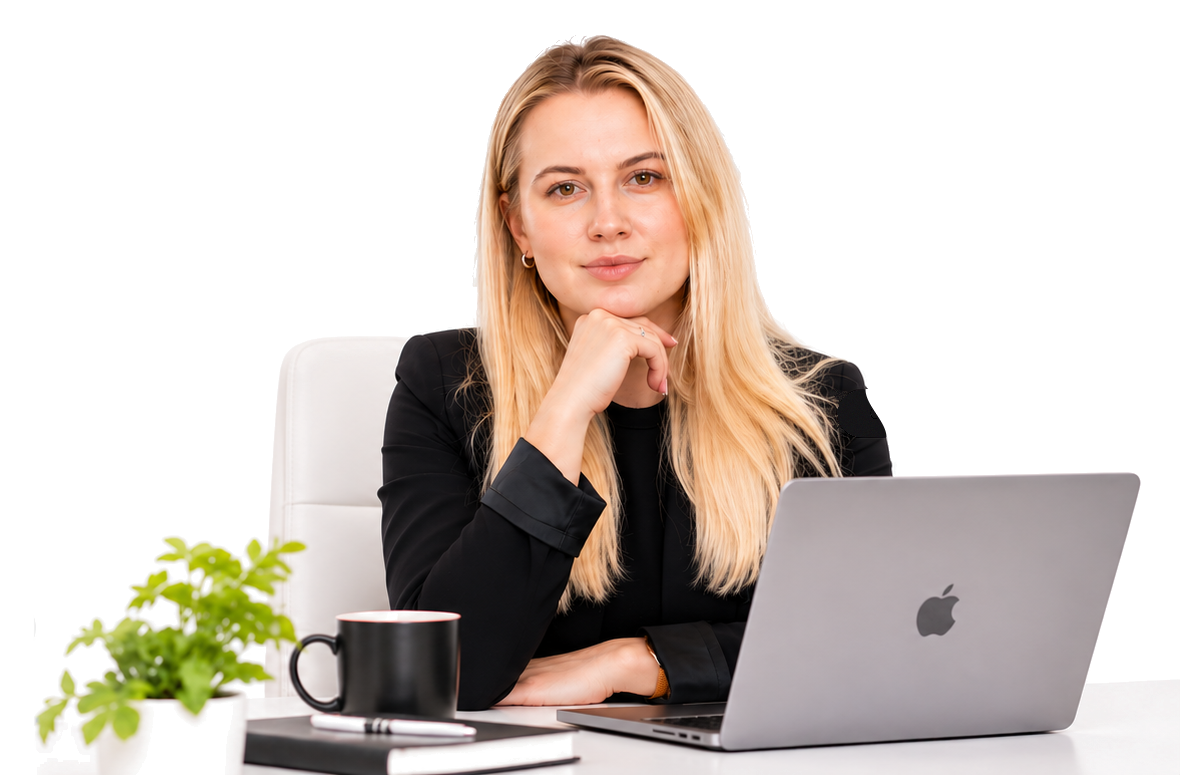
#> input picture design-source/hero-desk.png, 1180 x 775 px
$ python clean_desk.py ../hero-desk.png out.png
#> lines starting #> are read from the running program, lines starting #| are printed output that depends on the picture
"""Clean the approved desk/laptop mockup into a transparent hero photo."""
import sys
import numpy as np, cv2
from PIL import Image

SRC = sys.argv[1]  # e.g. 'Creative Solutions Portfolio Homepage.png'
OUT = sys.argv[2]  # output dir
im = np.array(Image.open(SRC).convert('RGB'))
H, W = im.shape[:2]
#> H = 775; W = 1180
B = np.array([252, 250, 250], np.float32)

def dist_map(a):
    return np.abs(a.astype(np.float32) - B).max(axis=2)
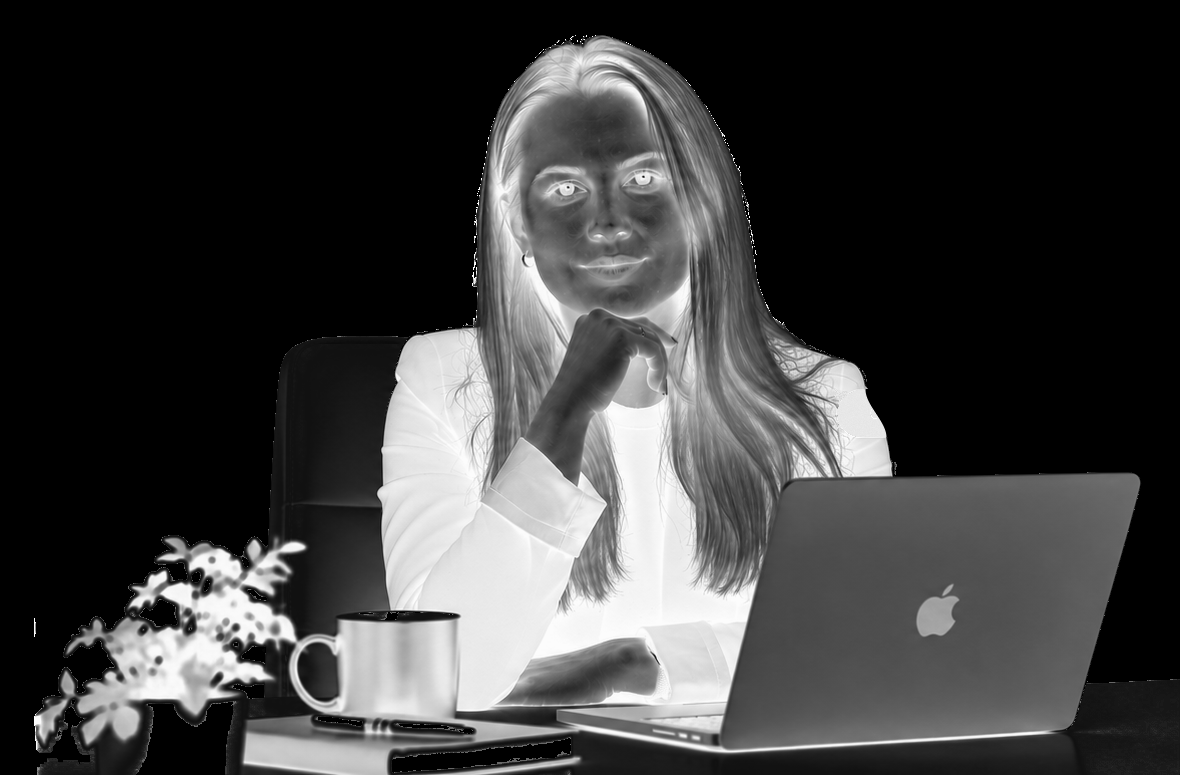
#> returned value: shape (775, 1180) float32; min 0, max 252, mean 60.8

# ---------- 1. remove UI overlays (inpaint) ----------
mask = np.zeros((H, W), np.uint8)
d = dist_map(im)
def text_mask(x0, y0, x1, y1, thr=22, dil=3):
#> called with x0 = 1250, y0 = 122, x1 = 1725, y1 = 158, thr = 22, dil = 3
    sub = (d[y0:y1, x0:x1] > thr).astype(np.uint8) * 255
#> sub = empty array
#> (the run stopped early here; a loop or call above may not have finished)
